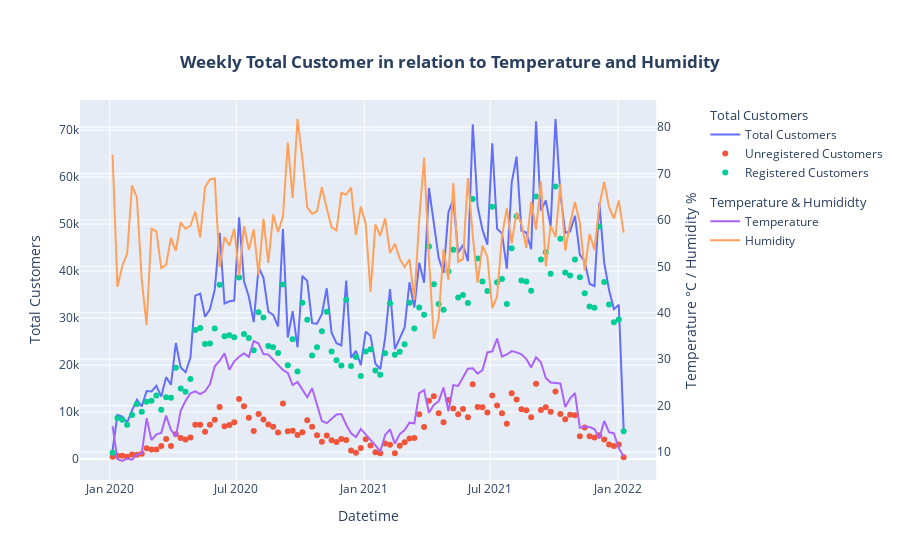

Notebook source saved alongside this figure:
### Code cell
fig2 = make_subplots( specs= [[{"secondary_y": True}]])

# Add Customer Total
fig2.add_trace(
 go.Scatter(
  x= df_wth.datetime,
  y= df_wth.reg_customer,
  name= "Total Customers",
  legendgroup= "group1",
  legendgrouptitle_text= "Total Customers",
  mode= "lines"
  )
)

# Add Not Reg Customers
fig2.add_trace(
 go.Scatter(
  x= df_w.datetime,
  y= df_w.loc[df_w.registered_customer == False]["reg_customer"],
  name= "Unregistered Customers",
  legendgroup= "group1",
  mode= "markers"
  )
)

# Add Reg Customers
fig2.add_trace(
 go.Scatter(
  x= df_w.datetime,
  y= df_w.loc[df_w.registered_customer == True]["reg_customer"],
  name= "Registered Customers",
  legendgroup= "group1",
  mode= "markers"
 )
)

# Temperature-Trace
fig2.add_trace(
 go.Scatter(
  x= df_wth.datetime,
  y= df_wth.temp,
  name= "Temperature",
  legendgroup= "group2",
  legendgrouptitle_text= "Temperature & Humididty"
 ),
 secondary_y= True
)

# Humidity-Trace
fig2.add_trace(
 go.Scatter(
  x= df_wth.datetime,
  y= df_wth.humidity,
  name= "Humidity",
  legendgroup= "group2",
 ),
 secondary_y= True
)

fig2.update_layout(
 title= dict(text= "<b>Weekly Total Customer in relation to Temperature and Humidity</b>", xanchor= "center", yanchor= "top", y=0.9, x=0.5)
)

fig2.update_layout(legend=dict(groupclick="toggleitem"))
fig2.update_yaxes(title_text="Total Customers", secondary_y=False)
fig2.update_yaxes(title_text="Temperature °C / Humidity %", secondary_y=True)
fig2.update_xaxes(title_text="Datetime")
fig2.show()
